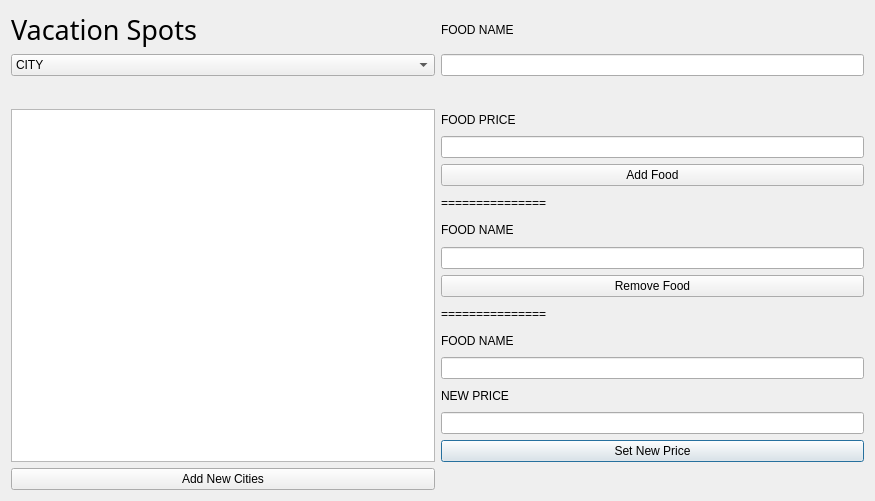
<?xml version="1.0" encoding="UTF-8"?>
<ui version="4.0">
 <class>admin</class>
 <widget class="QDialog" name="admin">
  <property name="geometry">
   <rect>
    <x>0</x>
    <y>0</y>
    <width>875</width>
    <height>501</height>
   </rect>
  </property>
  <property name="windowTitle">
   <string>Dialog</string>
  </property>
  <layout class="QGridLayout" name="gridLayout">
   <item row="8" column="1">
    <widget class="QLineEdit" name="lineEdit_3"/>
   </item>
   <item row="15" column="1">
    <widget class="QPushButton" name="pushButton_3">
     <property name="text">
      <string>Set New Price</string>
     </property>
    </widget>
   </item>
   <item row="16" column="0">
    <widget class="QPushButton" name="pushButton_4">
     <property name="text">
      <string>Add New Cities</string>
     </property>
    </widget>
   </item>
   <item row="3" column="1">
    <widget class="QLabel" name="label_3">
     <property name="text">
      <string>FOOD PRICE</string>
     </property>
    </widget>
   </item>
   <item row="1" column="0">
    <widget class="QComboBox" name="comboBox">
     <item>
      <property name="text">
       <string>CITY</string>
      </property>
     </item>
     <item>
      <property name="text">
       <string>Amsterdam</string>
      </property>
     </item>
     <item>
      <property name="text">
       <string>Berlin</string>
      </property>
     </item>
     <item>
      <property name="text">
       <string>Brussels</string>
      </property>
     </item>
     <item>
      <property name="text">
       <string>Budapest</string>
      </property>
     </item>
     <item>
      <property name="text">
       <string>Hamburg</string>
      </property>
     </item>
     <item>
      <property name="text">
       <string>Lisbon</string>
      </property>
     </item>
     <item>
      <property name="text">
       <string>London</string>
      </property>
     </item>
     <item>
      <property name="text">
       <string>Madrid</string>
      </property>
     </item>
     <item>
      <property name="text">
       <string>Paris</string>
      </property>
     </item>
     <item>
      <property name="text">
       <string>Prague</string>
      </property>
     </item>
     <item>
      <property name="text">
       <string>Rome</string>
      </property>
     </item>
     <item>
      <property name="text">
       <string>Stockholm</string>
      </property>
     </item>
     <item>
      <property name="text">
       <string>Vienna</string>
      </property>
     </item>
    </widget>
   </item>
   <item row="13" column="1">
    <widget class="QLabel" name="label_8">
     <property name="text">
      <string>NEW PRICE</string>
     </property>
    </widget>
   </item>
   <item row="12" column="1">
    <widget class="QLineEdit" name="lineEdit_4"/>
   </item>
   <item row="5" column="1">
    <widget class="QPushButton" name="pushButton">
     <property name="text">
      <string>Add Food</string>
     </property>
    </widget>
   </item>
   <item row="7" column="1">
    <widget class="QLabel" name="label_5">
     <property name="text">
      <string>FOOD NAME</string>
     </property>
    </widget>
   </item>
   <item row="4" column="1">
    <widget class="QLineEdit" name="lineEdit_2"/>
   </item>
   <item row="10" column="1">
    <widget class="QLabel" name="label_6">
     <property name="text">
      <string>===============</string>
     </property>
    </widget>
   </item>
   <item row="11" column="1">
    <widget class="QLabel" name="label_7">
     <property name="text">
      <string>FOOD NAME</string>
     </property>
    </widget>
   </item>
   <item row="3" column="0" rowspan="13">
    <widget class="QTableView" name="tableView"/>
   </item>
   <item row="0" column="0">
    <widget class="QLabel" name="label">
     <property name="font">
      <font>
       <family>Niagara Engraved</family>
       <pointsize>20</pointsize>
      </font>
     </property>
     <property name="text">
      <string>Vacation Spots</string>
     </property>
    </widget>
   </item>
   <item row="14" column="1">
    <widget class="QLineEdit" name="lineEdit_5"/>
   </item>
   <item row="9" column="1">
    <widget class="QPushButton" name="pushButton_2">
     <property name="text">
      <string>Remove Food</string>
     </property>
    </widget>
   </item>
   <item row="1" column="1">
    <widget class="QLineEdit" name="lineEdit">
     <property name="inputMask">
      <string/>
     </property>
     <property name="maxLength">
      <number>32767</number>
     </property>
    </widget>
   </item>
   <item row="6" column="1">
    <widget class="QLabel" name="label_4">
     <property name="text">
      <string>===============</string>
     </property>
    </widget>
   </item>
   <item row="0" column="1">
    <widget class="QLabel" name="label_2">
     <property name="text">
      <string>FOOD NAME</string>
     </property>
    </widget>
   </item>
   <item row="2" column="1">
    <widget class="QLabel" name="label_9">
     <property name="text">
      <string/>
     </property>
    </widget>
   </item>
  </layout>
 </widget>
 <resources/>
 <connections/>
</ui>
